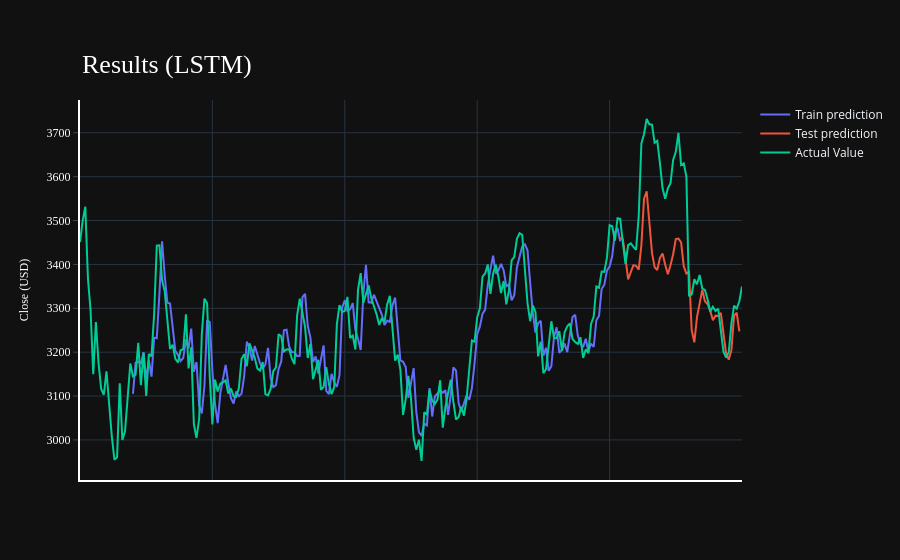

The code cell stored with this chart in its notebook:
### Code cell
import plotly.express as px
import plotly.graph_objects as go

fig = go.Figure()
fig.add_trace(go.Scatter(go.Scatter(x=result.index, y=result[0],
                    mode='lines',
                    name='Train prediction')))
fig.add_trace(go.Scatter(x=result.index, y=result[1],
                    mode='lines',
                    name='Test prediction'))
fig.add_trace(go.Scatter(go.Scatter(x=result.index, y=result[2],
                    mode='lines',
                    name='Actual Value')))
fig.update_layout(
    xaxis=dict(showline=True, showgrid=True, showticklabels=False, linecolor='white', linewidth=2),
    yaxis=dict(title_text='Close (USD)', 
        titlefont=dict(family='Rockwell', size=12, color='white'),
        showline=True,
        showgrid=True,
        showticklabels=True,
        linecolor='white',
        linewidth=2,
        ticks='outside',
        tickfont=dict(family='Rockwell', size=12, color='white')),
    showlegend=True,
    template = 'plotly_dark')

annotations = []
annotations.append(dict(xref='paper', yref='paper', x=0.0, y=1.05,
                        xanchor='left', yanchor='bottom',
                        text='Results (LSTM)',
                        font=dict(family='Rockwell',
                                  size=26,
                                  color='white'),
                                  showarrow=False))
fig.update_layout(annotations=annotations)
fig.show()

### Figure 1 — Plotly figure (JSON) as saved in the notebook; plotly's stock layout.template omitted (floating-point values rounded to 4 significant figures; data arrays with more than 128 entries replaced by an {"elided": "..."} marker saying what was removed)
{"data": [{"mode": "lines", "name": "Train prediction", "type": "scatter", "x": {"elided": "251 int values"}, "y": {"elided": "251 float values"}}, {"mode": "lines", "name": "Test prediction", "type": "scatter", "x": {"elided": "251 int values"}, "y": {"elided": "251 float values"}}, {"mode": "lines", "name": "Actual Value", "type": "scatter", "x": {"elided": "251 int values"}, "y": {"elided": "251 float values"}}], "layout": {"annotations": [{"font": {"color": "white", "family": "Rockwell", "size": 26}, "showarrow": false, "text": "Results (LSTM)", "x": 0, "xanchor": "left", "xref": "paper", "y": 1.05, "yanchor": "bottom", "yref": "paper"}], "showlegend": true, "xaxis": {"linecolor": "white", "linewidth": 2, "showgrid": true, "showline": true, "showticklabels": false}, "yaxis": {"linecolor": "white", "linewidth": 2, "showgrid": true, "showline": true, "showticklabels": true, "tickfont": {"color": "white", "family": "Rockwell", "size": 12}, "ticks": "outside", "title": {"font": {"color": "white", "family": "Rockwell", "size": 12}, "text": "Close (USD)"}}}}
